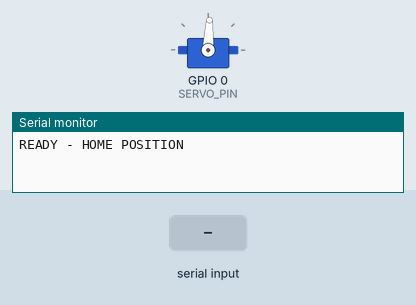
Bench run of a sketch on a simulated ESP32. Parts: servo, the last lines printed to the serial monitor. The inputs (shaded band) are chosen by the test bench.

Above: at 1.7 s.
1.8 s: "22\n" received over Serial
At 2.21 s:
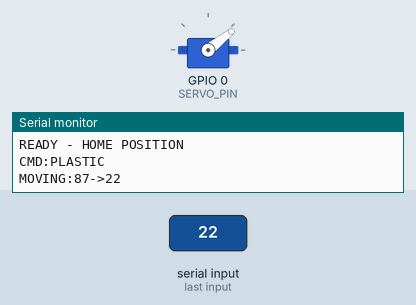
At 3.5 s:
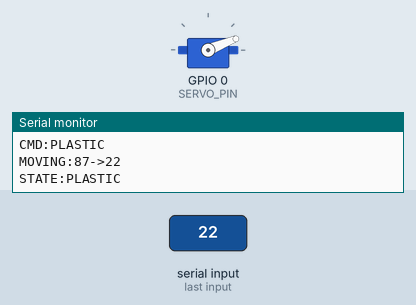
3.8 s: "140\n" received over Serial
At 6.2 s:
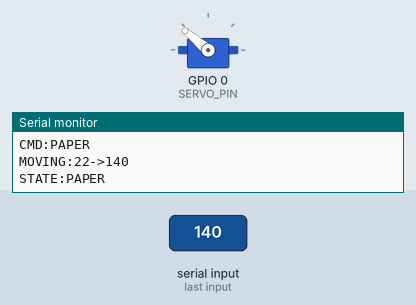
Timing chart, 0 to 10.7 s (numbered marks = the images above; inputs shaded):
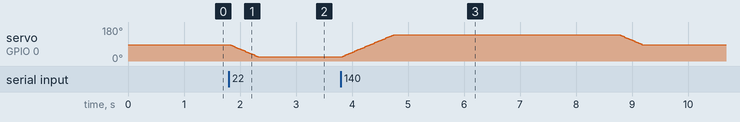

Measured:
- after the input at 1.8 s, servo on GPIO 0 (SERVO_PIN): moves from 87° to 22° over 0.51 s, starting at once

The sketch:

servo_controller.ino
```cpp
#include <ESP32Servo.h>

// ==================== CONFIGURATION ====================
Servo myServo;
const int SERVO_PIN = 0;

const int POS_HOME    = 87;
const int POS_PLASTIC = 22;
const int POS_PAPER   = 140;
const int MIN_ANGLE   = 0;
const int MAX_ANGLE   = 180;
int SERVO_SPEED       = 8;

// ==================== VARIABLES ====================
int currentAngle = POS_HOME;
unsigned long lastMoveTime = 0;
const unsigned long MOVE_DELAY    = 500;
const unsigned long RETURN_DELAY  = 2000;
bool isReturning = false;

// ==================== SETUP ====================
void setup() {
    Serial.begin(9600);
    myServo.attach(SERVO_PIN);
    myServo.write(POS_HOME);
    currentAngle = POS_HOME;
    delay(500);
    Serial.println("READY - HOME POSITION");
}

// ==================== SMOOTH MOVEMENT ====================
void moveSmoothly(int targetAngle) {
    targetAngle = constrain(targetAngle, MIN_ANGLE, MAX_ANGLE);

    if (targetAngle == currentAngle) {
        Serial.print("ALREADY_AT:");
        Serial.println(targetAngle);
        return;
    }

    Serial.print("MOVING:");
    Serial.print(currentAngle);
    Serial.print("->");
    Serial.println(targetAngle);

    if (targetAngle > currentAngle) {
        for (int pos = currentAngle; pos <= targetAngle; pos++) {
            myServo.write(pos);
            delay(SERVO_SPEED);
        }
    } else {
        for (int pos = currentAngle; pos >= targetAngle; pos--) {
            myServo.write(pos);
            delay(SERVO_SPEED);
        }
    }

    currentAngle = targetAngle;

    if (targetAngle == POS_PLASTIC) Serial.println("STATE:PLASTIC");
    else if (targetAngle == POS_PAPER)   Serial.println("STATE:PAPER");
    else if (targetAngle == POS_HOME)    Serial.println("STATE:HOME");
}

// ==================== AUTO RETURN TO HOME ====================
void returnToHome() {
    if (currentAngle != POS_HOME && !isReturning) {
        isReturning = true;
        Serial.println("RETURNING_TO_HOME");
        delay(RETURN_DELAY);
        moveSmoothly(POS_HOME);
        isReturning = false;
        lastMoveTime = millis();
    }
}

// ==================== MAIN LOOP ====================
void loop() {
    // Auto return to HOME after detection
    if ((currentAngle == POS_PLASTIC || currentAngle == POS_PAPER) && !isReturning) {
        if (millis() - lastMoveTime > RETURN_DELAY) {
            returnToHome();
        }
    }

    // Read number from serial
    if (Serial.available() > 0) {
        int target = Serial.parseInt();

        // Clear buffer
        while (Serial.available() > 0) {
            Serial.read();
        }

        if (isReturning) {
            Serial.println("BUSY:RETURNING");
            return;
        }

        // Map numbers to positions
        // Python sends: 0=home, 22=plastic, 140=paper
        int finalTarget = -1;

        if (target == 0) {
            finalTarget = POS_HOME;
            Serial.println("CMD:HOME");
        } else if (target == 22) {
            finalTarget = POS_PLASTIC;
            Serial.println("CMD:PLASTIC");
        } else if (target == 140) {
            finalTarget = POS_PAPER;
            Serial.println("CMD:PAPER");
        } else {
            Serial.print("INVALID:");
            Serial.println(target);
            return;
        }

        // Rate limiting (except HOME)
        if (finalTarget != POS_HOME && millis() - lastMoveTime < MOVE_DELAY) {
            Serial.println("BUSY:RATE_LIMIT");
            return;
        }

        moveSmoothly(finalTarget);
        lastMoveTime = millis();
    }
}
```
